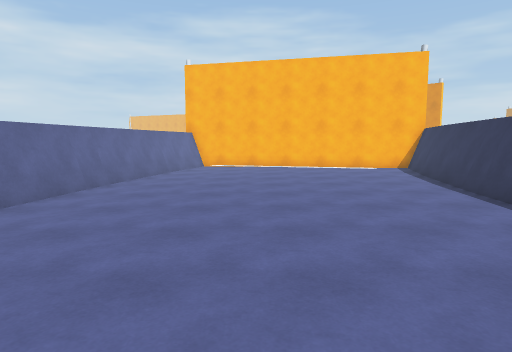
View 1 (above)

12 first-person views from a walk through a Unity game level. The camera is 1.5 m above the floor, tilts 6° down and sees 75° across. The floor is counted in squares, 1 m on a side. Each view is taken from the middle of a square. On the plan, view 1 faces up. The plan holds only what a view shows up to about 15 squares ahead; the rest is blank. The place goes on beyond the plan.

View 2
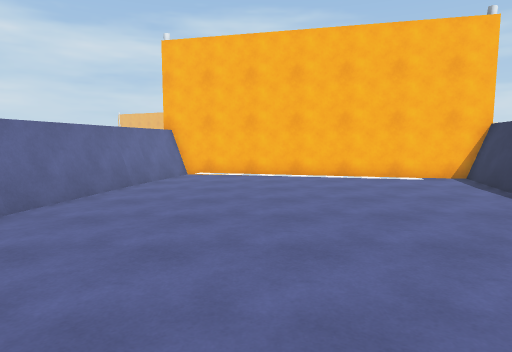

View 3
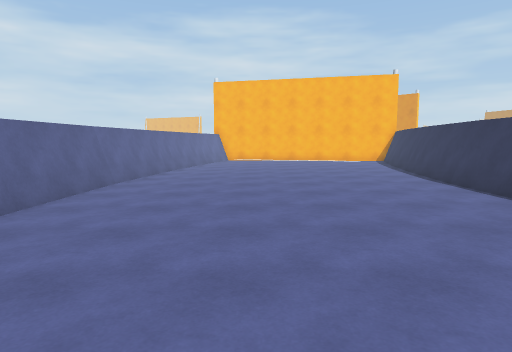

View 4
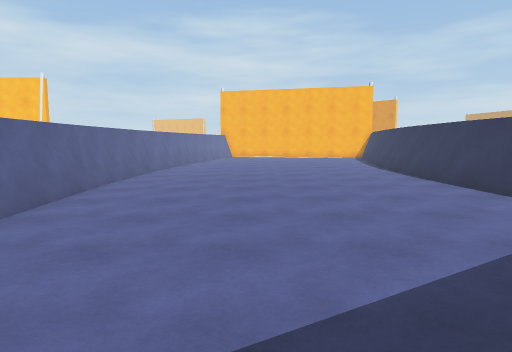

View 5
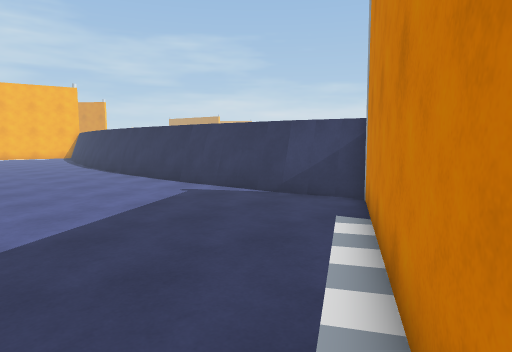

View 6
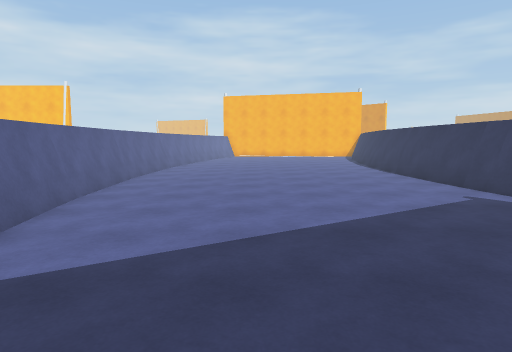

View 7
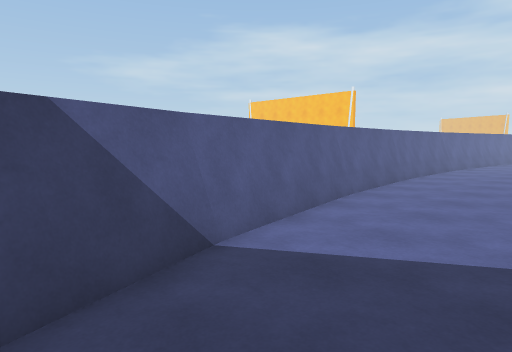

View 8
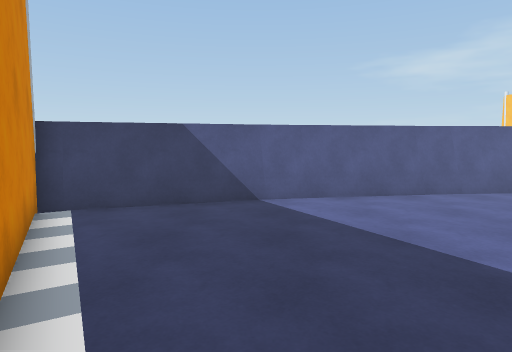

View 9
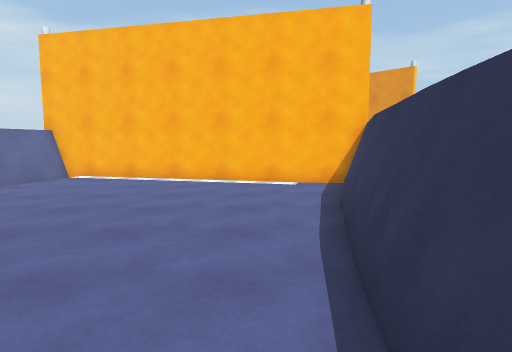

View 10
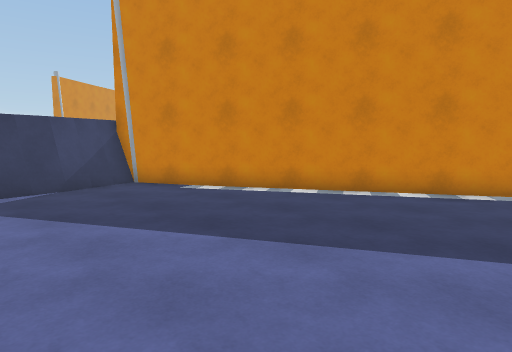

View 11
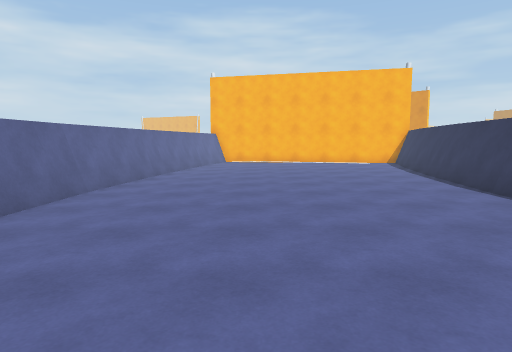

View 12
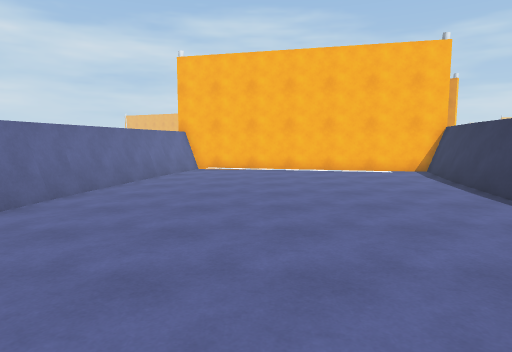

### Floor plan
Points are (right, up) in squares from view 1. A wall is a line through its corners. A room is listed if a view was taken in it or the views show most of it. See-through windows are left out.
Room 1 (views 1, 2, 3, 4, 5, 6, 7, 8, 9, 10, 11, 12)
walls: (5.7, 5) (7, 14); (5.9, 5) (7.2, 13.9); (5.8, 0.2) (5.9, 5.1); (-6.7, 1.4) (-6.3, -6); (-6.7, 5) (-6.9, 1.2); (-6.9, 1.4) (-6.5, -6); (-6.5, 6.2) (-6.7, 0.1); (5.9, -4.4) (5.6, 1.2) (5.7, 5.2); (6.7, 9.8) (8.3, 17.5); (6.2, -4.4) (5.9, -1.5); (-6.4, -4.7) (-5.4, -10.8); (-6.4, -5.9) (-5.6, -10.9); (6.1, -6.9) (6, -6); (6.5, -7.7) (5.9, -3.4); (7.5, 13.6) (8.6, 17.7) (-3.8, 20.7) (-4.9, 16.7); (-4.9, 15.3) (-5.9, 12.1); (7.2, -9.2) (7, -8.3); (-4.9, 16.8) (-6.5, 6.1); (-5.4, -10.7) (-3.9, -15.6); (7.3, -9.8) (6.6, -7.7); (-5.2, -12) (-4.1, -15.7); (-3.7, 20.7) (-6.7, 6); (-3.8, -15.5) (-3.6, -16) (7.1, -9.9); (-4.1, -15.6) (-3.9, -16.2)
low walls: (-6.3, 6.2) (-6.4, 4.4); (-6.5, 0.1) (-6.2, -6); (-5.5, 11.4) (-5.6, 10.8); (5.9, -5.3) (5.8, -4.3); (-6, -5.9) (-5.5, -8.7); (7.1, 13.7) (8.3, 17.8); (-5.2, -10.6) (-4.5, -13); (7.1, -9.9) (6.4, -7.7); (-3.4, 20.7) (-4.6, 16.6)

Positions as (right, up) in squares from view 1, and headings:
1: (0, 0), facing up
2: (0, 5), facing up
3: (-1, -6), facing up
4: (-1, -11), facing up
5: (-1, -14), facing up-right
6: (-1, -14), facing up
7: (-1, -14), facing up-left
8: (4, -11), facing left
9: (5, 6), facing up
10: (-4, -5), facing down-right
11: (-1, -4), facing up
12: (0, 2), facing up
